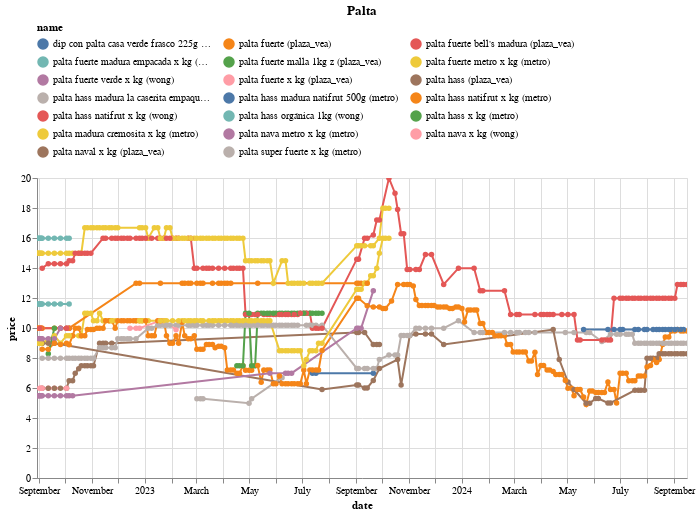

Write notebook code for a chart like this one.
### Code cell
(df
 .loc[df.name.isin(names)]
 .pipe(alt.Chart)
 .mark_line(point=True)
 .encode(x='date', y='price', color='name', tooltip=['name','price'])
 .properties(width=650, title='Palta')
 .interactive()
 .configure_legend(orient='top', columns=3)
)

### Figure 1 — Vega-Lite specification as saved in the notebook (floating-point values rounded to 4 significant figures; data arrays with more than 128 entries replaced by an {"elided": "..."} marker saying what was removed)
{"config": {"view": {"continuousWidth": 300, "continuousHeight": 300}, "legend": {"columns": 3, "orient": "top"}}, "data": {"name": "data-43af669f430b236509e927d758ed41c7"}, "mark": {"type": "line", "point": true}, "encoding": {"color": {"field": "name", "type": "nominal"}, "tooltip": [{"field": "name", "type": "nominal"}, {"field": "price", "type": "quantitative"}], "x": {"field": "date", "type": "temporal"}, "y": {"field": "price", "type": "quantitative"}}, "params": [{"name": "param_14", "select": {"type": "interval", "encodings": ["x", "y"]}, "bind": "scales"}], "title": "Palta", "width": 650, "$schema": "https://vega.github.io/schema/vega-lite/v5.20.1.json", "datasets": {"data-43af669f430b236509e927d758ed41c7": {"elided": "881 records"}}}
